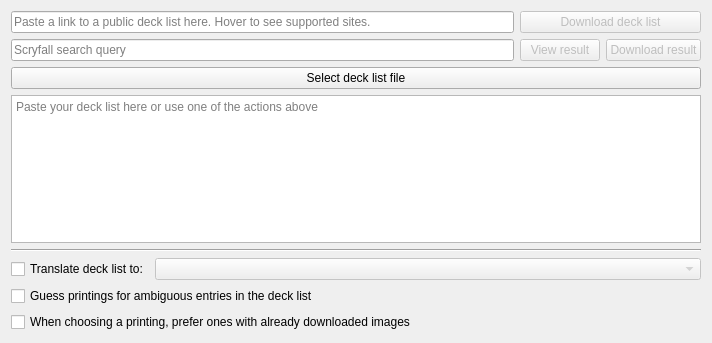
<?xml version="1.0" encoding="UTF-8"?>
<ui version="4.0">
 <class>LoadListPage</class>
 <widget class="QWizardPage" name="LoadListPage">
  <property name="enabled">
   <bool>true</bool>
  </property>
  <property name="geometry">
   <rect>
    <x>0</x>
    <y>0</y>
    <width>712</width>
    <height>343</height>
   </rect>
  </property>
  <property name="title">
   <string>Import a deck list for printing</string>
  </property>
  <property name="subTitle">
   <string>Load a deck file from disk or paste deck list in the text field below</string>
  </property>
  <layout class="QGridLayout" name="gridLayout">
   <item row="6" column="1" colspan="3">
    <widget class="QComboBox" name="translate_deck_list_target_language">
     <property name="enabled">
      <bool>false</bool>
     </property>
     <property name="sizePolicy">
      <sizepolicy hsizetype="Preferred" vsizetype="Fixed">
       <horstretch>1</horstretch>
       <verstretch>0</verstretch>
      </sizepolicy>
     </property>
    </widget>
   </item>
   <item row="0" column="0" colspan="2">
    <widget class="QLineEdit" name="deck_list_download_url_line_edit">
     <property name="inputMethodHints">
      <set>Qt::InputMethodHint::ImhUrlCharactersOnly</set>
     </property>
     <property name="placeholderText">
      <string>Paste a link to a public deck list here. Hover to see supported sites.</string>
     </property>
    </widget>
   </item>
   <item row="1" column="0" colspan="2">
    <widget class="QLineEdit" name="scryfall_search">
     <property name="maxLength">
      <number>900</number>
     </property>
     <property name="placeholderText">
      <string>Scryfall search query</string>
     </property>
    </widget>
   </item>
   <item row="7" column="0" colspan="4">
    <widget class="QCheckBox" name="print_guessing_enable">
     <property name="toolTip">
      <string>If checked, choose an arbitrary printing, if a unique printing is not identified.
If unchecked, each ambiguous card is ignored and reported as unrecognized.</string>
     </property>
     <property name="text">
      <string>Guess printings for ambiguous entries in the deck list</string>
     </property>
    </widget>
   </item>
   <item row="1" column="3">
    <widget class="QPushButton" name="scryfall_search_download_button">
     <property name="enabled">
      <bool>false</bool>
     </property>
     <property name="sizePolicy">
      <sizepolicy hsizetype="Maximum" vsizetype="Fixed">
       <horstretch>0</horstretch>
       <verstretch>0</verstretch>
      </sizepolicy>
     </property>
     <property name="text">
      <string extracomment="Download the entered Scryfall search query as a deck list">Download result</string>
     </property>
     <property name="icon">
      <iconset theme="edit-download"/>
     </property>
    </widget>
   </item>
   <item row="4" column="0" colspan="4">
    <widget class="QPlainTextEdit" name="deck_list">
     <property name="placeholderText">
      <string>Paste your deck list here or use one of the actions above</string>
     </property>
    </widget>
   </item>
   <item row="8" column="0" colspan="4">
    <widget class="QCheckBox" name="print_guessing_prefer_already_downloaded">
     <property name="enabled">
      <bool>true</bool>
     </property>
     <property name="toolTip">
      <string>When an exact printing is not determined or card translation is requested, choose a printing that is already downloaded, if possible.
Enabling this can potentially save disk space and download volume, based on the images already downloaded.</string>
     </property>
     <property name="text">
      <string>When choosing a printing, prefer ones with already downloaded images</string>
     </property>
    </widget>
   </item>
   <item row="6" column="0">
    <widget class="QCheckBox" name="translate_deck_list_enable">
     <property name="sizePolicy">
      <sizepolicy hsizetype="Minimum" vsizetype="Fixed">
       <horstretch>0</horstretch>
       <verstretch>0</verstretch>
      </sizepolicy>
     </property>
     <property name="text">
      <string>Translate deck list to:</string>
     </property>
    </widget>
   </item>
   <item row="5" column="0" colspan="4">
    <widget class="Line" name="line">
     <property name="orientation">
      <enum>Qt::Orientation::Horizontal</enum>
     </property>
    </widget>
   </item>
   <item row="3" column="0" colspan="4">
    <widget class="QPushButton" name="deck_list_browse_button">
     <property name="toolTip">
      <string>Opens a file picker and lets you load a deck file from disk.</string>
     </property>
     <property name="text">
      <string extracomment="Lets the user select a file, and loads the content as a deck list">Select deck list file</string>
     </property>
     <property name="icon">
      <iconset theme="document-open"/>
     </property>
    </widget>
   </item>
   <item row="1" column="2">
    <widget class="QPushButton" name="scryfall_search_view_button">
     <property name="enabled">
      <bool>false</bool>
     </property>
     <property name="sizePolicy">
      <sizepolicy hsizetype="Maximum" vsizetype="Fixed">
       <horstretch>0</horstretch>
       <verstretch>0</verstretch>
      </sizepolicy>
     </property>
     <property name="text">
      <string extracomment="View the entered Scryfall search query on the Scryfall website">View result</string>
     </property>
     <property name="icon">
      <iconset theme="globe"/>
     </property>
    </widget>
   </item>
   <item row="0" column="2" colspan="2">
    <widget class="QPushButton" name="deck_list_download_button">
     <property name="enabled">
      <bool>false</bool>
     </property>
     <property name="sizePolicy">
      <sizepolicy hsizetype="Minimum" vsizetype="Fixed">
       <horstretch>0</horstretch>
       <verstretch>0</verstretch>
      </sizepolicy>
     </property>
     <property name="text">
      <string extracomment="On pressing the button, the deck list given by the entered URL is downloaded">Download deck list</string>
     </property>
     <property name="icon">
      <iconset theme="edit-download"/>
     </property>
    </widget>
   </item>
  </layout>
 </widget>
 <tabstops>
  <tabstop>deck_list_download_url_line_edit</tabstop>
  <tabstop>deck_list_download_button</tabstop>
  <tabstop>scryfall_search</tabstop>
  <tabstop>scryfall_search_view_button</tabstop>
  <tabstop>scryfall_search_download_button</tabstop>
  <tabstop>deck_list_browse_button</tabstop>
  <tabstop>deck_list</tabstop>
  <tabstop>translate_deck_list_enable</tabstop>
  <tabstop>translate_deck_list_target_language</tabstop>
  <tabstop>print_guessing_enable</tabstop>
  <tabstop>print_guessing_prefer_already_downloaded</tabstop>
 </tabstops>
 <resources/>
 <connections>
  <connection>
   <sender>translate_deck_list_enable</sender>
   <signal>toggled(bool)</signal>
   <receiver>translate_deck_list_target_language</receiver>
   <slot>setEnabled(bool)</slot>
   <hints>
    <hint type="sourcelabel">
     <x>128</x>
     <y>275</y>
    </hint>
    <hint type="destinationlabel">
     <x>574</x>
     <y>280</y>
    </hint>
   </hints>
  </connection>
 </connections>
</ui>
